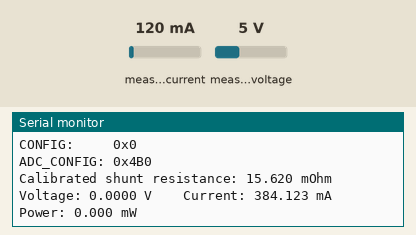
Recording of a sketch running on a simulated Seeed XIAO ESP32-C3. On the bench: the last lines printed to the serial monitor. Wiring (inferred from the names in the program): INA219 current sensor at I2C address 0x40. The inputs (shaded band) are chosen by the test bench; at power-on: measured current 120 mA, measured voltage 5 V.

Above: at 3.2 s.
3.3 s: measured current set to 40 mA
At 4.6 s:
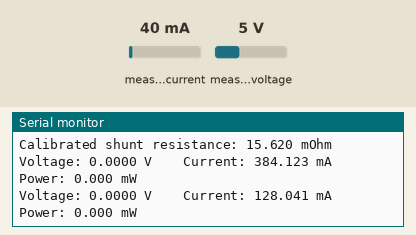
4.8 s: measured current set to 500 mA
At 6.6 s:
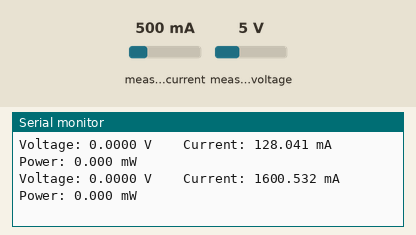
Timing chart, 0 to 8.1 s (numbered marks = the images above; inputs shaded):
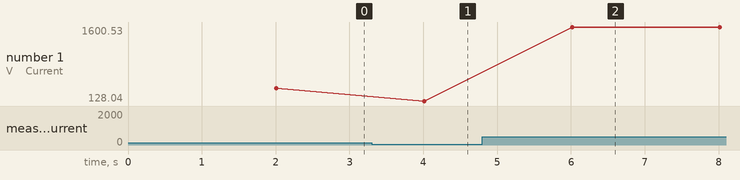

Measured:
- after the input at 3.3 s, the serial monitor: prints a new line after 0.71 s (image 1)
- after the input at 4.8 s, the serial monitor: prints a new line after 1.2 s (image 2)
- plotted number 1: 384.12 → 128.04 after the input at 3.3 s, 128.04 → 1600.53 after the input at 4.8 s

The sketch:

power-calc.ino
```cpp
#include <Wire.h>

// ============================================================================
// INA228 CONNECTION / REGISTER SETTINGS
// ============================================================================

// I2C address of our INA228 breakout.
//
// We already confirmed this with the I2C scanner.
constexpr uint8_t INA228_ADDRESS = 0x40;

// INA228 register addresses.
//
// These come directly from the INA228 register map.
constexpr uint8_t REG_CONFIG     = 0x00;
constexpr uint8_t REG_ADC_CONFIG = 0x01;
constexpr uint8_t REG_VSHUNT     = 0x04;
constexpr uint8_t REG_VBUS       = 0x05;


// ============================================================================
// OUR BOARD-SPECIFIC CALIBRATION
// ============================================================================

// The resistor on the breakout is marked:
//
//     R015
//
// which nominally means:
//
//     0.015 ohms
//
// But our bench measurements showed that the effective resistance seen by
// the INA228 is closer to:
//
//     0.01562 ohms
//
// We determined this by measuring:
//
//     resistor voltage / resistor resistance = actual current
//
// and then:
//
//     INA shunt voltage / actual current = effective shunt resistance
//
// This value applies to THIS breakout board.
constexpr double SHUNT_OHMS = 0.01562;


// ============================================================================
// READ A 16-BIT REGISTER
// ============================================================================

uint16_t readRegister16(uint8_t reg) {

  // Begin an I2C transaction with the INA228.
  Wire.beginTransmission(INA228_ADDRESS);

  // Tell the INA228 which register we want to read.
  Wire.write(reg);

  // Send the register address, but keep control of the I2C bus because
  // we're about to immediately read from the chip.
  if (Wire.endTransmission(false) != 0) {
    Serial.println("ERROR: could not select 16-bit register");
    return 0;
  }

  // Ask the INA228 for two bytes.
  if (Wire.requestFrom(INA228_ADDRESS, (uint8_t)2) != 2) {
    Serial.println("ERROR: expected 2 bytes");
    return 0;
  }

  // The INA228 sends the most-significant byte first.
  uint16_t value = ((uint16_t)Wire.read() << 8);

  // Add the least-significant byte.
  value |= (uint16_t)Wire.read();

  // Return the complete 16-bit value.
  return value;
}


// ============================================================================
// WRITE A 16-BIT REGISTER
// ============================================================================

void writeRegister16(uint8_t reg, uint16_t value) {

  // Begin talking to the INA228.
  Wire.beginTransmission(INA228_ADDRESS);

  // Tell it which register we want to modify.
  Wire.write(reg);

  // Send the high byte of our 16-bit value.
  Wire.write((uint8_t)(value >> 8));

  // Send the low byte.
  Wire.write((uint8_t)(value & 0xFF));

  // Finish the I2C transaction.
  Wire.endTransmission();
}


// ============================================================================
// READ A 24-BIT REGISTER
// ============================================================================

uint32_t readRegister24(uint8_t reg) {

  // Begin communicating with the INA228.
  Wire.beginTransmission(INA228_ADDRESS);

  // Select the register.
  Wire.write(reg);

  // End this part of the transaction while keeping control of the bus.
  if (Wire.endTransmission(false) != 0) {
    Serial.println("ERROR: could not select 24-bit register");
    return 0;
  }

  // Ask the INA228 for three bytes.
  if (Wire.requestFrom(INA228_ADDRESS, (uint8_t)3) != 3) {
    Serial.println("ERROR: expected 3 bytes");
    return 0;
  }

  // Start with an empty 32-bit integer.
  //
  // We only need 24 bits, but using a 32-bit variable makes the math easier.
  uint32_t value = 0;

  // Read the most-significant byte.
  value |= ((uint32_t)Wire.read() << 16);

  // Read the middle byte.
  value |= ((uint32_t)Wire.read() << 8);

  // Read the least-significant byte.
  value |= ((uint32_t)Wire.read());

  // Return the complete 24-bit register value.
  return value;
}


// ============================================================================
// CONVERT A SIGNED 20-BIT NUMBER INTO A NORMAL SIGNED INTEGER
// ============================================================================

int32_t signExtend20(uint32_t value) {

  // The INA228 measurement occupies only 20 bits.
  //
  // This mask discards anything outside those 20 bits.
  value &= 0xFFFFF;

  // Bit 19 is the sign bit.
  //
  // If bit 19 is 1, the measurement is negative.
  if (value & 0x80000) {

    // Fill the unused upper bits with 1s so the ESP32 understands that this
    // should be treated as a negative 32-bit integer.
    value |= 0xFFF00000;
  }

  return (int32_t)value;
}


// ============================================================================
// SETUP
// ============================================================================

void setup() {

  // Start the USB serial connection.
  //
  // This must match the baud rate selected in Arduino Serial Monitor.
  Serial.begin(115200);

  // Give USB serial a little time to initialize.
  delay(2000);

  // Start I2C communication.
  //
  // On the XIAO ESP32-C3:
  //
  // D4 = SDA
  // D5 = SCL
  Wire.begin(D4, D5);

  Serial.println();
  Serial.println("INA228 calibrated power monitor");
  Serial.println("--------------------------------");

  // Configure the INA228 ADC.
  //
  // 0xFB6B keeps the normal continuous measurement mode but changes averaging
  // to 64 samples.
  //
  // Averaging helps reduce small fluctuations in the ADC readings.
  writeRegister16(REG_ADC_CONFIG, 0xFB6B);

  // Read back the registers so we can make sure the chip accepted our setup.
  uint16_t config = readRegister16(REG_CONFIG);
  uint16_t adcConfig = readRegister16(REG_ADC_CONFIG);

  Serial.print("CONFIG:     0x");
  Serial.println(config, HEX);

  Serial.print("ADC_CONFIG: 0x");
  Serial.println(adcConfig, HEX);

  Serial.print("Calibrated shunt resistance: ");
  Serial.print(SHUNT_OHMS * 1000.0, 3);
  Serial.println(" mOhm");

  Serial.println();
}


// ============================================================================
// MAIN LOOP
// ============================================================================

void loop() {

  // --------------------------------------------------------------------------
  // READ SHUNT VOLTAGE
  // --------------------------------------------------------------------------

  // Read the complete 24-bit VSHUNT register.
  uint32_t rawShuntRegister = readRegister24(REG_VSHUNT);

  // The useful measurement is stored in bits 23:4.
  //
  // Shifting right by four removes the unused lower four bits.
  uint32_t rawShuntUnsigned = rawShuntRegister >> 4;

  // Shunt voltage can be positive OR negative.
  //
  // Positive current flows VIN+ -> VIN-.
  //
  // Negative current would mean current is flowing in the opposite direction.
  int32_t rawShunt = signExtend20(rawShuntUnsigned);

  // With ADCRANGE = 0, each VSHUNT ADC count represents:
  //
  //     312.5 nanovolts
  //
  // Convert the raw ADC count into volts.
  double shuntVoltage = rawShunt * 312.5e-9;


  // --------------------------------------------------------------------------
  // CALCULATE CURRENT
  // --------------------------------------------------------------------------

  // Ohm's law:
  //
  //     I = V / R
  //
  // We know the voltage across the shunt and our measured shunt resistance.
  double current = shuntVoltage / SHUNT_OHMS;


  // --------------------------------------------------------------------------
  // READ BUS VOLTAGE
  // --------------------------------------------------------------------------

  // Read the complete 24-bit VBUS register.
  uint32_t rawBusRegister = readRegister24(REG_VBUS);

  // As with VSHUNT, the measurement is in bits 23:4.
  uint32_t rawBus = rawBusRegister >> 4;

  // Each VBUS ADC count represents:
  //
  //     195.3125 microvolts
  //
  // Convert the raw ADC count into volts.
  double busVoltage = rawBus * 195.3125e-6;


  // --------------------------------------------------------------------------
  // CALCULATE POWER
  // --------------------------------------------------------------------------

  // Electrical power is:
  //
  //     P = V × I
  //
  // busVoltage is in volts.
  // current is in amps.
  //
  // The result is therefore watts.
  double power = busVoltage * current;


  // --------------------------------------------------------------------------
  // PRINT THE RESULTS
  // --------------------------------------------------------------------------

  Serial.print("Voltage: ");
  Serial.print(busVoltage, 4);
  Serial.print(" V");

  Serial.print("    Current: ");
  Serial.print(current * 1000.0, 3);
  Serial.print(" mA");

  Serial.print("    Power: ");
  Serial.print(power * 1000.0, 3);
  Serial.println(" mW");


  // Wait two seconds before taking the next displayed measurement.
  delay(2000);
}
```
